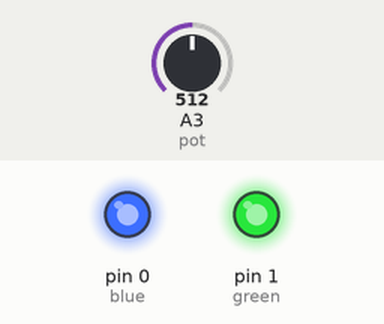
This sketch was run on a simulated Arduino Uno, built with avr-gcc and run on an emulated ATmega328P. Shown: output pins drawn as LEDs (lit = HIGH). The inputs (shaded band) are chosen by the test bench; at power-on: A3 (pot) = 512.

Above: at 1.2 s.
1.3 s: A3 (pot) set to 500
At 2.1 s:
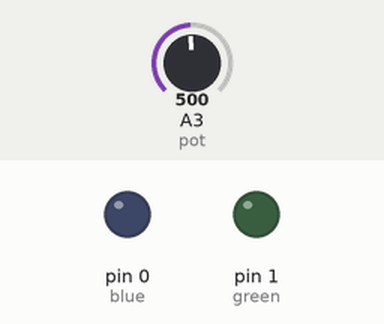
2.8 s: A3 (pot) set to 716
At 3.2 s:
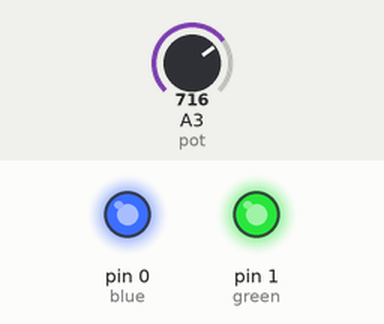
4.3 s: A3 (pot) set to 511
At 5.6 s:
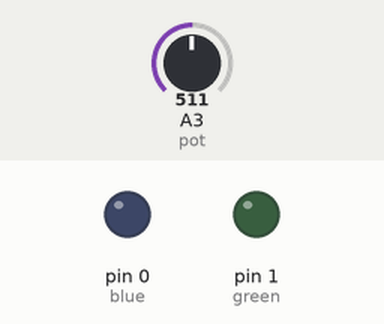
Timing chart, 0 to 7.3 s (numbered marks = the images above; inputs shaded):
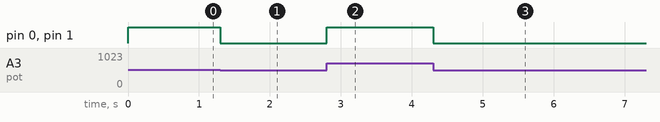

The sketch:

attiny13_pwm_control2.ino
```cpp
//attiny13 pwm control

#define blue 0
#define green 1
#define pot 3

uint8_t s_blue = 0;
uint8_t s_green = 255;
int pos;

void setup() {
  pinMode(blue,OUTPUT);
  pinMode(green,OUTPUT);
  pinMode(pot,INPUT);
}

void loop() {
  pos=analogRead(pot);
  //s_blue=map(pos,0,1023,0,255);
  //s_green=map(pos,0,1023,255,0);
  s_blue=pos/4;
  s_green=(pos/-4)+255;

  analogWrite(blue,s_blue);
  analogWrite(green,s_blue);
  //delay(100);
}//loop
```

Measured:
- the behaviour switches between 512 and 511 on A3 (pot) (found by bisection; images 0 and 1)
- after the input at 1.3 s, pin 0 (blue), pin 1 (green): HIGH → LOW at once
- after the input at 2.8 s, pin 0 (blue), pin 1 (green): LOW → HIGH at once
- after the input at 4.3 s, pin 0 (blue), pin 1 (green): HIGH → LOW at once
